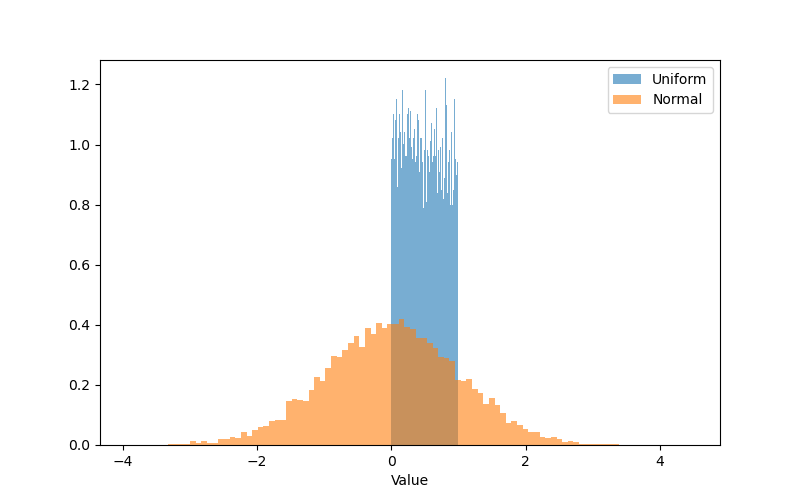

Source code (Python):
import numpy as np
import matplotlib.pyplot as plt

np.random.seed(42) # for repeatability 👍

u = np.random.uniform(0, 1, 10000)
n = np.random.normal(0, 1, 10000)

plt.figure(figsize=(8,5))

plt.hist(u, bins=100, density=True, alpha=0.6, label="Uniform")
plt.hist(n, bins=100, density=True, alpha=0.6, label="Normal")

plt.xlabel("Value")
plt.legend()

plt.show()

"""
We can see that np.random.uniform is basically pure random (or at least trying to be)
the 0 and 1 is the lowest and highest number they can be

But on the other hand, np.random.normal is a normal distribution
0 is the median, 1 is the standard deviation
So the randomness is based on normal distribution of the given arguemnts
"""
